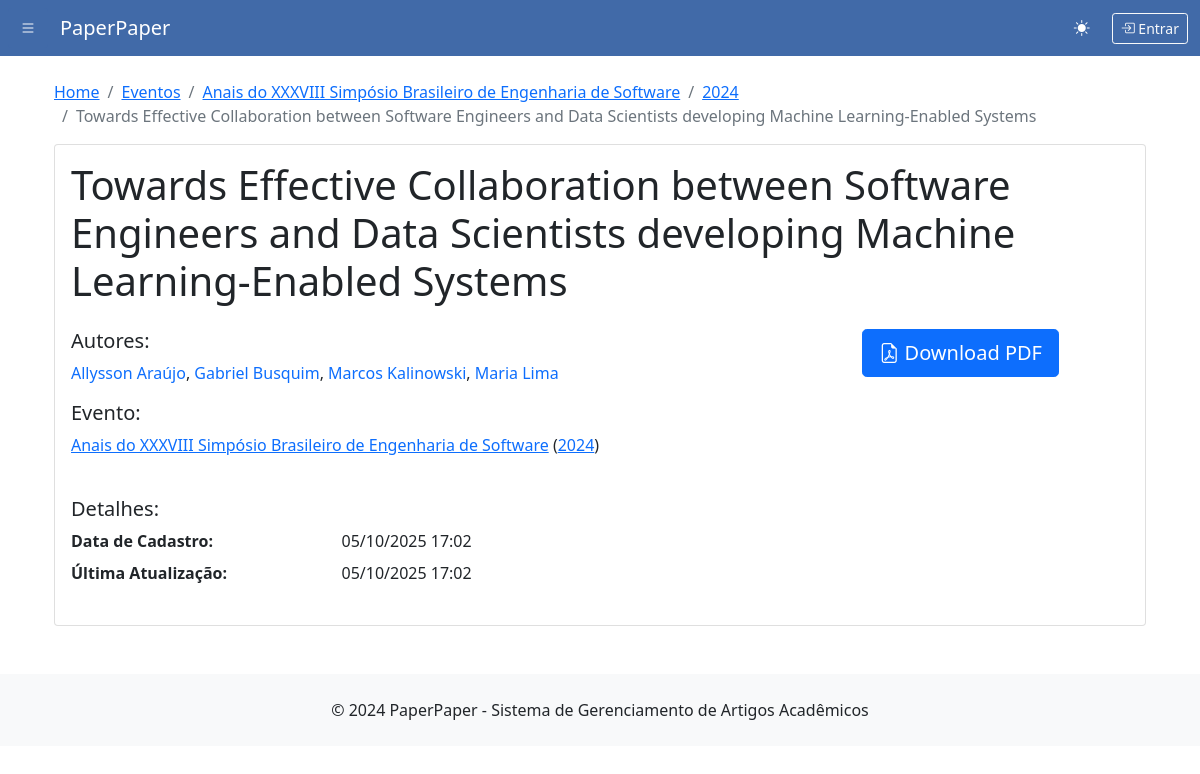
/articles/19/, run on the app's committed database.
### paperpaper/models.py (models this page shows, shortened)
class Article(models.Model):
    title = models.CharField(max_length=500, verbose_name="Título")
    authors = models.ManyToManyField(Author, related_name='articles', verbose_name="Autores")
    edition = models.ForeignKey(Edition, on_delete=models.CASCADE, related_name='articles')
    start_page = models.PositiveIntegerField(verbose_name="Página Inicial", null=True, blank=True)
    end_page = models.PositiveIntegerField(verbose_name="Página Final", null=True, blank=True)
    pdf_file = models.FileField(upload_to=article_pdf_upload_path, verbose_name="Arquivo PDF", null=True, blank=True)
    bibtex_key = models.CharField(max_length=100, verbose_name="Chave BibTeX", blank=True)
    slug = models.SlugField(max_length=600, blank=True)
    created_at = models.DateTimeField(auto_now_add=True, verbose_name="Criado em")
    updated_at = models.DateTimeField(auto_now=True, verbose_name="Atualizado em")
    class Meta:
        verbose_name = "Artigo"
        verbose_name_plural = "Artigos"
        ordering = ['-edition__year', 'title']
    @property
    def pages_range(self):
        if self.start_page and self.end_page:
            return f"{self.start_page}--{self.end_page}"
        return ""

class Edition(models.Model):
    event = models.ForeignKey(Event, on_delete=models.CASCADE, related_name='editions')
    year = models.PositiveIntegerField(verbose_name="Ano")
    location = models.CharField(max_length=200, verbose_name="Local")
    created_at = models.DateTimeField(auto_now_add=True, verbose_name="Criado em")
    updated_at = models.DateTimeField(auto_now=True, verbose_name="Atualizado em")
    class Meta:
        verbose_name = "Edição"
        verbose_name_plural = "Edições"
        unique_together = ['event', 'year']
        ordering = ['-year']

class Event(models.Model):
    name = models.CharField(max_length=200, verbose_name="Nome do Evento")
    acronym = models.CharField(max_length=20, unique=True, verbose_name="Sigla")
    promoting_entity = models.CharField(max_length=200, verbose_name="Entidade Promotora")
    slug = models.SlugField(unique=True, blank=True)
    created_at = models.DateTimeField(auto_now_add=True, verbose_name="Criado em")
    updated_at = models.DateTimeField(auto_now=True, verbose_name="Atualizado em")
    class Meta:
        verbose_name = "Evento"
        verbose_name_plural = "Eventos"
        ordering = ['name']

class Author(models.Model):
    full_name = models.CharField(max_length=200, verbose_name="Nome Completo")
    slug = models.SlugField(unique=True, blank=True)
    created_at = models.DateTimeField(auto_now_add=True, verbose_name="Criado em")
    class Meta:
        verbose_name = "Autor"
        verbose_name_plural = "Autores"
        ordering = ['full_name']

### paperpaper/views.py (the view)
# urls.py: path('articles/<int:pk>/', views.article_detail, name='article_detail'),  # Added article detail URL
def article_detail(request, pk):
    article = get_object_or_404(Article, pk=pk)
    context = {
        'article': article
    }
    return render(request, 'paperpaper/article_detail.html', context)

### paperpaper/templates/paperpaper/article_detail.html (shortened to what this page needs)
{% extends 'paperpaper/base.html' %}
{% block content %}
<div class="container my-4">
    <nav aria-label="breadcrumb">
        <ol class="breadcrumb">
            <li class="breadcrumb-item"><a href="{% url 'home' %}">Home</a></li>
            <li class="breadcrumb-item"><a href="{% url 'events_list' %}">Eventos</a></li>
            <li class="breadcrumb-item"><a href="{% url 'event_detail' slug=article.edition.event.slug %}">{{ article.edition.event.name }}</a></li>
            <li class="breadcrumb-item"><a href="{% url 'edition_detail' slug=article.edition.event.slug year=article.edition.year %}">{{ article.edition.year }}</a></li>
            <li class="breadcrumb-item active">{{ article.title }}</li>
        </ol>
    </nav>
    <div class="card">
        <div class="card-body">
            <h1 class="card-title mb-4">{{ article.title }}</h1>
            <div class="row mb-4">
                <div class="col-md-8">
                    <h5>Autores:</h5>
                    <p class="mb-3">
                        {% for author in article.authors.all %}
                            <a href="{% url 'author_detail' slug=author.slug %}" class="text-decoration-none">{{ author.full_name }}</a>{% if not forloop.last %}, {% endif %}
                        {% endfor %}
                    </p>
                    <h5>Evento:</h5>
                    <p class="mb-3">
                        <a href="{% url 'event_detail' slug=article.edition.event.slug %}">{{ article.edition.event.name }}</a>
                        (<a href="{% url 'edition_detail' slug=article.edition.event.slug year=article.edition.year %}">{{ article.edition.year }}</a>)
                    </p>
                </div>
                <div class="col-md-4">
                    {% if article.pdf_file %}
                    <div class="text-center">
                        <a href="{{ article.pdf_file.url }}" class="btn btn-primary btn-lg" target="_blank">
                            <i class="bi bi-file-earmark-pdf"></i> Download PDF
                        </a>
                    </div>
                    {% endif %}
                </div>
            </div>
            <div class="row">
                <div class="col">
                    <h5>Detalhes:</h5>
                    <dl class="row">
                        <dt class="col-sm-3">Data de Cadastro:</dt>
                        <dd class="col-sm-9">{{ article.created_at|date:"d/m/Y H:i" }}</dd>
                        <dt class="col-sm-3">Última Atualização:</dt>
                        <dd class="col-sm-9">{{ article.updated_at|date:"d/m/Y H:i" }}</dd>
                    </dl>
                </div>
            </div>
        </div>
    </div>
</div>
{% endblock %}

### paperpaper/templates/paperpaper/base.html (style rules this page uses)
:root { --bs-primary: rgb(65, 106, 168); --bs-primary-rgb: 65, 106, 168; }

### data on the page
Article: edition.event.name "Anais do XXXVIII Simpósio Brasileiro de Engenharia de Software", edition.year "2024", title "Towards Effective Collaboration between Software Engineers and Data Scientists developing Machine Learning-Enabled Systems", created_at "05/10/2025 17:02", updated_at "05/10/2025 17:02"
Author: full_name "Allysson Araújo"
Author: full_name "Gabriel Busquim"
Author: full_name "Marcos Kalinowski"
Author: full_name "Maria Lima"
